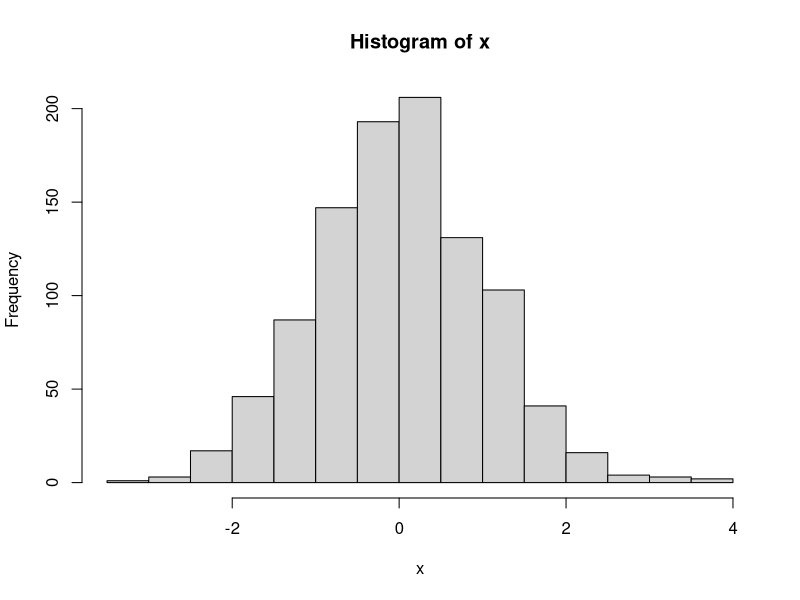

Write R code to recreate this figure.
### R code from vignette source 'article-1.Rnw'
### Encoding: UTF-8

###################################################
### code chunk number 1: article-1.Rnw:18-19
###################################################
  if(exists(".orig.enc")) options(encoding = .orig.enc)


###################################################
### code chunk number 2: one
###################################################
set.seed(234234)
x <- rnorm(1000)
mean(x)
sd(x)


###################################################
### code chunk number 3: two
###################################################
hist(x)


###################################################
### code chunk number 4: three
###################################################
dat <- data.frame(x1 = rnorm(1000), x2 = rnorm(1000))
b0 <- 0.5; b1 <- 0.7; b2 <- 0.15; se <- 10
dat$y <- b0 + b1*dat$x1 + b2*dat$x2 + se*rnorm(1000)
m0 <- lm(y ~ x1, data = dat)
m1 <- lm(y ~ x1 + x2, data = dat)
require(rockchalk)
outreg(list("Model of Student Behavior" = m0, "A More Elaborate Model" = m1), varLabels = c("x1" = "Studying", "x2" = "Math Lessons"))
